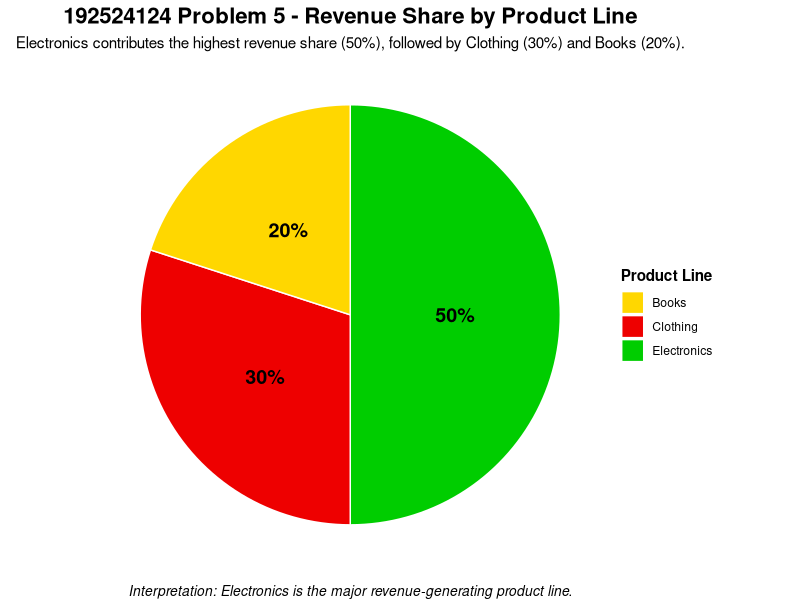

This figure's R source:
# Problem 5 - Pie Chart
library(ggplot2)

revenue <- data.frame(
  Product_Line = c("Electronics", "Clothing", "Books"),
  Revenue = c(50000, 30000, 20000)
)

print(revenue)


revenue$Percentage <- 
  revenue$Revenue / sum(revenue$Revenue) * 100
print(revenue)


ggplot(revenue,
       aes(x = "",
           y = Revenue,
           fill = Product_Line)) +
  
  geom_bar(
    stat = "identity",
    width = 1,
    color = "white"
  ) +
  
  coord_polar(theta = "y") +
  
  geom_text(
    aes(
      label = paste0(round(Percentage, 1), "%")
    ),
    position = position_stack(vjust = 0.5),
    size = 5,
    fontface = "bold"
  ) +
  
  scale_fill_manual(
    values = c(
      "Electronics" = "green3",
      "Clothing" = "red2",
      "Books" = "gold"
    )
  ) +
  
  labs(
    title = "192524124 Problem 5 - Revenue Share by Product Line",
    subtitle ="Electronics contributes the highest revenue share (50%), followed by Clothing (30%) and Books (20%).",
    fill = "Product Line",
    caption = "Interpretation: Electronics is the major revenue-generating product line."
  ) +
  
  theme_void() +
  
  theme(
    plot.title = element_text(
      hjust = 0.5,
      face = "bold",
      size = 16
    ),
    plot.subtitle = element_text(
      hjust = 0.5,
      size = 11
    ),
    plot.caption = element_text(
      hjust = 0.5,
      size = 10,
      face = "italic"
    ),
    legend.title = element_text(
      face = "bold"
    )
  )
